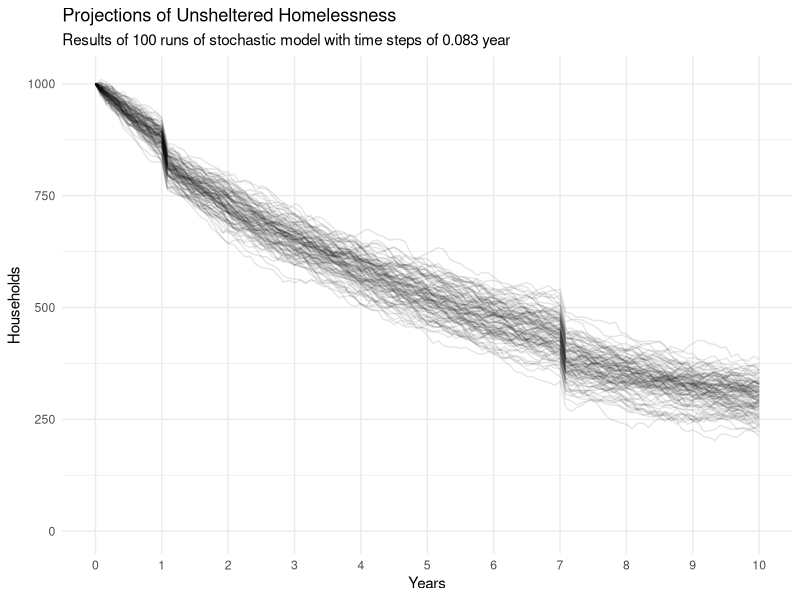

Recreate this plot in R.
## Simple homeless system model
## Using stochastic differential equations

# Model contains four compartments
# U = unsheltered
# S = temporary shelter (e.g., emergency shelter, transitional housing)
# P = permanent housing (e.g., rapid rehousing, permanent supportive housing)
# O = other housing in the community
# Because shelter and housing have fixed capacities, their inflows/outflows cancel out
# As a result, only the system inflow and system outflow need to be modeled,
# with system outflow being proportional to the conditions of U, S, and P

# Model makes simplified assumptions about adding permanent housing units:
# - Lease up is happens within a single time step
# - Added permanent housing reduces unsheltered homelessness immediately
# - Utilization is 100%

rm(list = ls(all = TRUE))  # resets R to fresh

library(dplyr)
library(tidyr)
library(ggplot2)

set.seed(78324)
tend <- 10         # years to model
delta_t <- 1/12    # time steps
niter <- 100       # iterations of stochastic model
stochastic <- TRUE # TRUE for stochastic, FALSE for deterministic


#### Initial conditions ####
U_0 <- 1000 #unsheltered households
S_0 <- 150  #households in shelter/temporary housing
P_0 <- 350  #households in permanent housing within homelessness response system
O_0 <- 0    #households placed in other permanent housing (outside of system)

#### Additional units ####
p_new <- data.frame(units = c(50,50), #new permanent housing units added (not cumulative)
                    year = c(1,7)) #year new units are added

#### Model parameters ####

## Inflow
alpha <- 300 #fixed inflow rate per year

## Outflow 
# Rates of flow in years^{-1} (inverse of avg LOS)
u_out <- 365/180
s_out <- 365/90
p_out <- 365/720

# Percent of exits to other community housing
u_pct_o <- 0.1
s_pct_o <- 0.2
p_pct_o <- 0.6

# Final outflow parameters
beta_u <- u_out * u_pct_o
beta_s <- s_out * s_pct_o
beta_p <- p_out * p_pct_o


#### Stochastic Model ####
# Credit for approach and significant chunks of code to: Sherry Towers
# http://sherrytowers.com/2016/02/06/stochastic-compartmental-modelling-with-stochastic-differential-equations-2/

niter2 <- if(stochastic) niter else 1 # FALSE = only one iteration

zstate <- list()
i <- 1L
for (iter in 1:niter2){
  time <- 0
  vstate <- c(U_0, S_0, P_0, O_0)
  
  # State changes: http://sherrytowers.com/2016/01/02/stochastic-compartmental-modelling/#step2
  K <- length(vstate)  # number of compartments
  J <- 4               # number of possible state changes
  lambda <- matrix(0,nrow=J,ncol=length(vstate))
  lambda[1,] <- c(1,0,0,0)
  lambda[2,] <- c(-1,0,0,1)
  lambda[3,] <- c(-1,0,0,1)
  lambda[4,] <- c(-1,0,0,1)
  
  while(vstate[1] > 0 & time < (tend + delta_t)) {
    time <- round(time / delta_t, 0) * delta_t #fix rounding errors
    zstate[[i]] <- c(vstate, time, iter)
    U <- vstate[1]
    S <- vstate[2]
    P <- vstate[3]
    O <- vstate[4]
    vec_p <- c(alpha, 
              beta_u*U,
              beta_s*S,
              beta_p*P)
    
    G_t <- lambda
    for (irow in 1:nrow(G_t)){
      G_t[irow,] <- G_t[irow,] * sqrt(vec_p[irow]) #state changes * sqrt of flow rates
    }
    G <- t(G_t)
    W <- rnorm(ncol(G)) * stochastic # TRUE coerced to 1, FALSE coerced to 0
    
    # Stochastic changes
    ## G contains square roots of flow rates (with signs representing state changes)
    ## W contains draws from Wiener process with mean = 0 and sd = 1
    ## Multiplying G * W scales the variance to approximate poisson process with lambda = flow rates
    ## sqrt(lambda) * norm(0, 1) ~= pois(lambda)
    
    delta_U <- delta_t*(alpha - beta_u*U - beta_s*S - beta_p*P) + sqrt(delta_t)*sum(G[1,]*W)
    delta_O <- delta_t*(beta_u*U + beta_s*S + beta_p*P)         + sqrt(delta_t)*sum(G[4,]*W)
    
    # Non-stochastic changes
    ## It is possible to add a stochastic element to these otherwise static capacities
    ## The white noise term would be G * W * sqrt(n), where n is the number of state changes for the compartment
    ## sum of n random normal variables == norm(0, sqrt(n))

        delta_S <- 0
    delta_P <- if(time %in% p_new$year) p_new$units[p_new$year == time] else 0
    
    vstate[1] <- vstate[1] + delta_U - delta_P #combine stochastic and non-stochastic changes
    vstate[2] <- vstate[2] + delta_S 
    vstate[3] <- vstate[3] + delta_P 
    vstate[4] <- vstate[4] + delta_O 
    
    vstate[vstate<0] <- 0
    i <- i + 1
    time <- time + delta_t
  }
  cat("Iteration:", iter, niter, " ", time, vstate, "\n")
}

smodel <- data.frame(matrix(unlist(zstate), ncol = 6, byrow = TRUE))
colnames(smodel) <- c("U", "S", "P", "O", "time", "iter")

#### Plot results ####
subtitle <- if(stochastic) {
  paste("Results of", niter, "runs of stochastic model with time steps of", round(delta_t,3), "year")
} else { paste("Results of deterministic model with time steps of", round(delta_t,3), "year")}
alpha <- if(stochastic) 0.1 else 1

ggplot(smodel, aes(x = time, y = U, group = iter)) +
  geom_line(alpha = alpha) +
  scale_x_continuous(breaks = seq(0, 10, 1)) +
  expand_limits(y = 0) +
  labs(title = "Projections of Unsheltered Homelessness",
       subtitle = subtitle,
       x = "Years",
       y = "Households") +
  theme_minimal() +
  theme(panel.grid.minor.x = element_blank())
